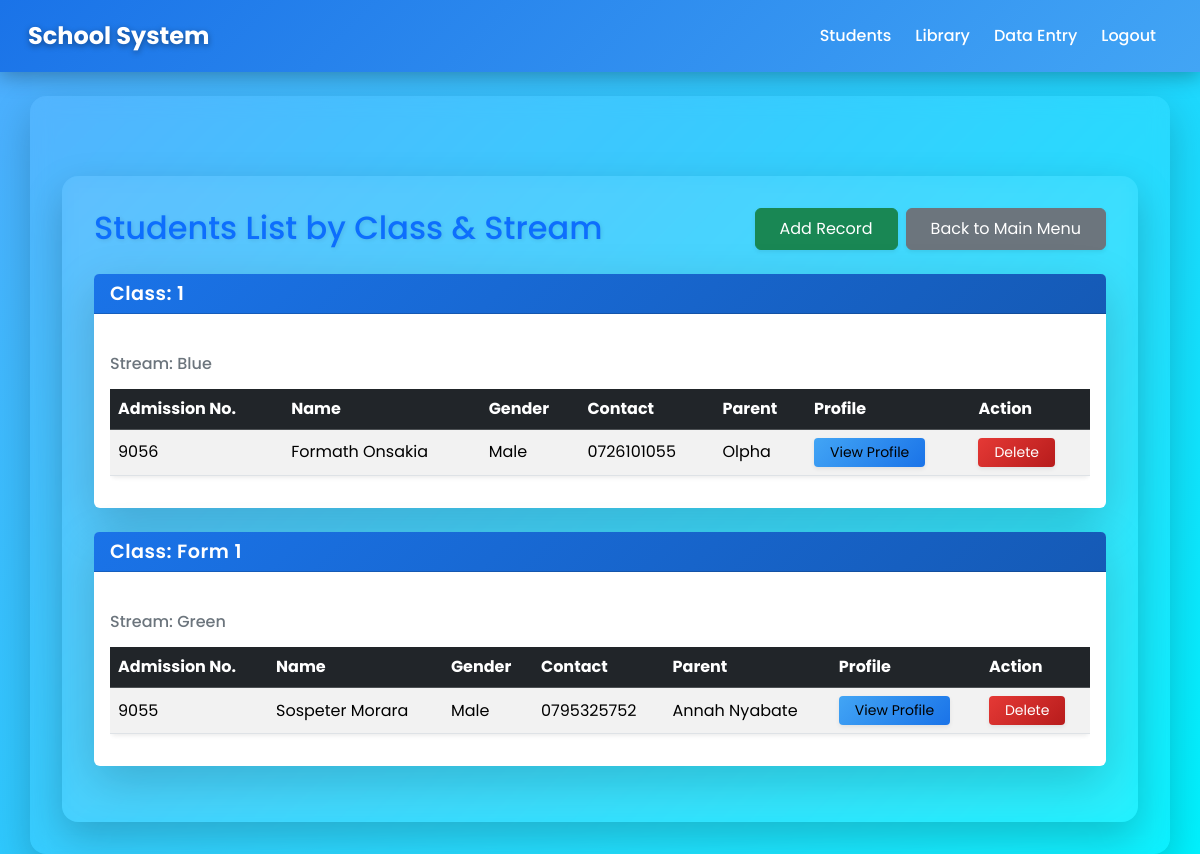
The app's page /students/ (signed in) with its own data.
### students/models.py (models this page shows, shortened)
class Student(models.Model):
    GENDER_CHOICES = [
        ('Male', 'Male'),
        ('Female', 'Female'),
        ('Other', 'Other'),
    ]
    admission_number = models.CharField(max_length=20, primary_key=True)
    first_name = models.CharField(max_length=50)
    last_name = models.CharField(max_length=50)
    dob = models.DateField()
    gender = models.CharField(max_length=10, choices=GENDER_CHOICES)
    student_class = models.CharField(max_length=20)
    stream = models.CharField(max_length=5)
    contact_number = models.CharField(max_length=15)
    parent_name = models.CharField(max_length=50)
    parent_contact = models.CharField(max_length=15)
    address = models.TextField()
    photo = models.ImageField(upload_to="student_photos/", null=True, blank=True)
    class Meta:
        ordering = ["admission_number"]
        verbose_name_plural = "Students"
    def full_name(self):
        return f"{self.first_name} {self.last_name}"

### students/views.py (the view)
# urls.py: path('students/', views.student_list, name='student_list'),
@login_required
def student_list(request):
    classes = {}
    for student in Student.objects.all().order_by("student_class", "stream", "last_name"):
        classes.setdefault(student.student_class, {}).setdefault(student.stream, []).append(student)
    return render(request, "students/student_list.html", {"classes": classes})

### students/templates/students/student_list.html (shortened to what this page needs)
{% extends "students/base.html" %}
{% block content %}
<div class="container mt-5">
    <div class="d-flex justify-content-between align-items-center mb-4 flex-wrap">
        <h2 class="text-primary mb-3 mb-md-0" style="text-shadow: 1px 1px 4px rgba(0,0,0,0.1);">Students List by Class & Stream</h2>
        <div class="d-flex gap-2 flex-wrap">
            <a href="{% url 'overall_entry_dashboard' %}" class="btn btn-success shadow-sm px-4 py-2">Add Record</a>
            <a href="{% url 'home' %}" class="btn btn-secondary shadow-sm px-4 py-2">Back to Main Menu</a>
        </div>
    </div>
    {% for student_class, streams in classes.items %}
    <div class="card mb-4 shadow-lg border-0">
        <div class="card-header text-white" style="background: linear-gradient(135deg, #1a73e8, #155ab6);">
            <h5 class="mb-0">Class: {{ student_class }}</h5>
        </div>
        <div class="card-body">
            {% for stream, students in streams.items %}
            <h6 class="mt-4 mb-3 text-secondary">Stream: {{ stream }}</h6>
            <div class="table-responsive">
                <table class="table table-striped table-hover align-middle shadow-sm rounded">
                    <thead class="table-dark">
                        <tr>
                            <th>Admission No.</th>
                            <th>Name</th>
                            <th>Gender</th>
                            <th>Contact</th>
                            <th>Parent</th>
                            <th>Profile</th>
                            <th>Action</th>
                        </tr>
                    </thead>
                    <tbody>
                        {% for student in students %}
                        <tr>
                            <td>{{ student.admission_number }}</td>
                            <td>{{ student.full_name }}</td>
                            <td>{{ student.gender }}</td>
                            <td>{{ student.contact_number }}</td>
                            <td>{{ student.parent_name }}</td>
                            <td>
                                <a href="{% url 'student_profile' student.admission_number %}"
                                   class="btn btn-sm btn-info shadow-sm px-3 py-1">
                                    View Profile
                                </a>
                            </td>
                            <td>
                                <form method="post" style="display:inline;">
                                    <button type="submit" name="delete-student" value="{{ student.admission_number }}"
                                            class="btn btn-sm btn-danger shadow-sm px-3 py-1"
                                            onclick="return confirm('Are you sure you want to delete this student?');">
                                        Delete
                                    </button>
                                </form>
                            </td>
                        </tr>
                        {% endfor %}
                    </tbody>
                </table>
            </div>
            {% endfor %}
        </div>
    </div>
    {% endfor %}
</div>
{% endblock %}

### students/templates/students/base.html (shortened to what this page needs)
<!DOCTYPE html>
<html lang="en">
<head>
    <link href="https://cdn.jsdelivr.net/npm/bootstrap@5.3.2/dist/css/bootstrap.min.css" rel="stylesheet">
</head>
<body>
    <nav class="navbar navbar-expand-lg navbar-light">
        <div class="container-fluid">
            <a class="navbar-brand" href="{% url 'home' %}">School System</a>
            <div class="collapse navbar-collapse" id="navbarNav">
                <ul class="navbar-nav ms-auto">
                    <li class="nav-item"><a class="nav-link" href="{% url 'student_list' %}">Students</a></li>
                    <li class="nav-item"><a class="nav-link" href="{% url 'book_list' %}">Library</a></li>
                    <li class="nav-item"><a class="nav-link" href="{% url 'overall_entry_dashboard' %}">Data Entry</a></li>
                    <li class="nav-item"><a class="nav-link" href="{% url 'logout' %}">Logout</a></li>
                </ul>
            </div>
        </div>
    </nav>
    <div class="container mt-4">
        {% block content %}{% endblock %}
    </div>
</body>
</html>

### students/templates/students/base.html (style rules this page uses)
body { font-family: 'Poppins', sans-serif; background: linear-gradient(135deg, #4facfe, #00f2fe); min-height: 100vh; margin: 0; color: #fff; }
.navbar { background: linear-gradient(135deg, #1a73e8, #42a5f5); box-shadow: 0 4px 20px rgba(0,0,0,0.3); padding: 0.8rem 1rem; }
.navbar-brand { font-weight: 700; font-size: 1.5rem; color: #fff; text-shadow: 0 2px 6px rgba(0,0,0,0.4); transition: transform 0.3s ease; }
.navbar-nav .nav-link { color: #fff; font-weight: 500; margin-right: 0.5rem; position: relative; transition: color 0.3s ease; }
.navbar-nav .nav-link::after { content: ''; display: block; height: 2px; width: 0%; background: #fff; transition: width 0.3s ease; position: absolute; bottom: 0; left: 0; border-radius: 2px; }
.container { background: rgba(255, 255, 255, 0.05); backdrop-filter: blur(10px); border-radius: 16px; box-shadow: 0 15px 40px rgba(0,0,0,0.2); padding: 2rem; margin-top: 2rem; }

### students/templates/students/student_list.html (style rules this page uses)
.card-header h5 { font-weight: 600; font-size: 1.2rem; letter-spacing: 0.5px; }
.btn-info { background: linear-gradient(135deg, #42a5f5, #1a73e8); border: none; transition: transform 0.2s ease, box-shadow 0.2s ease; }
.btn-danger { background: linear-gradient(135deg, #e53935, #b71c1c); border: none; transition: transform 0.2s ease, box-shadow 0.2s ease; }

### records on screen
Student: stream "Blue", admission_number "9056", full_name "Formath Onsakia", gender "Male", contact_number "0726101055", parent_name "Olpha"
Student: classes "Form 1", stream "Green", admission_number "9055", full_name "Sospeter Morara", gender "Male", contact_number "0795325752", parent_name "Annah Nyabate"

### other values on screen
{{ student_class }} "1"
